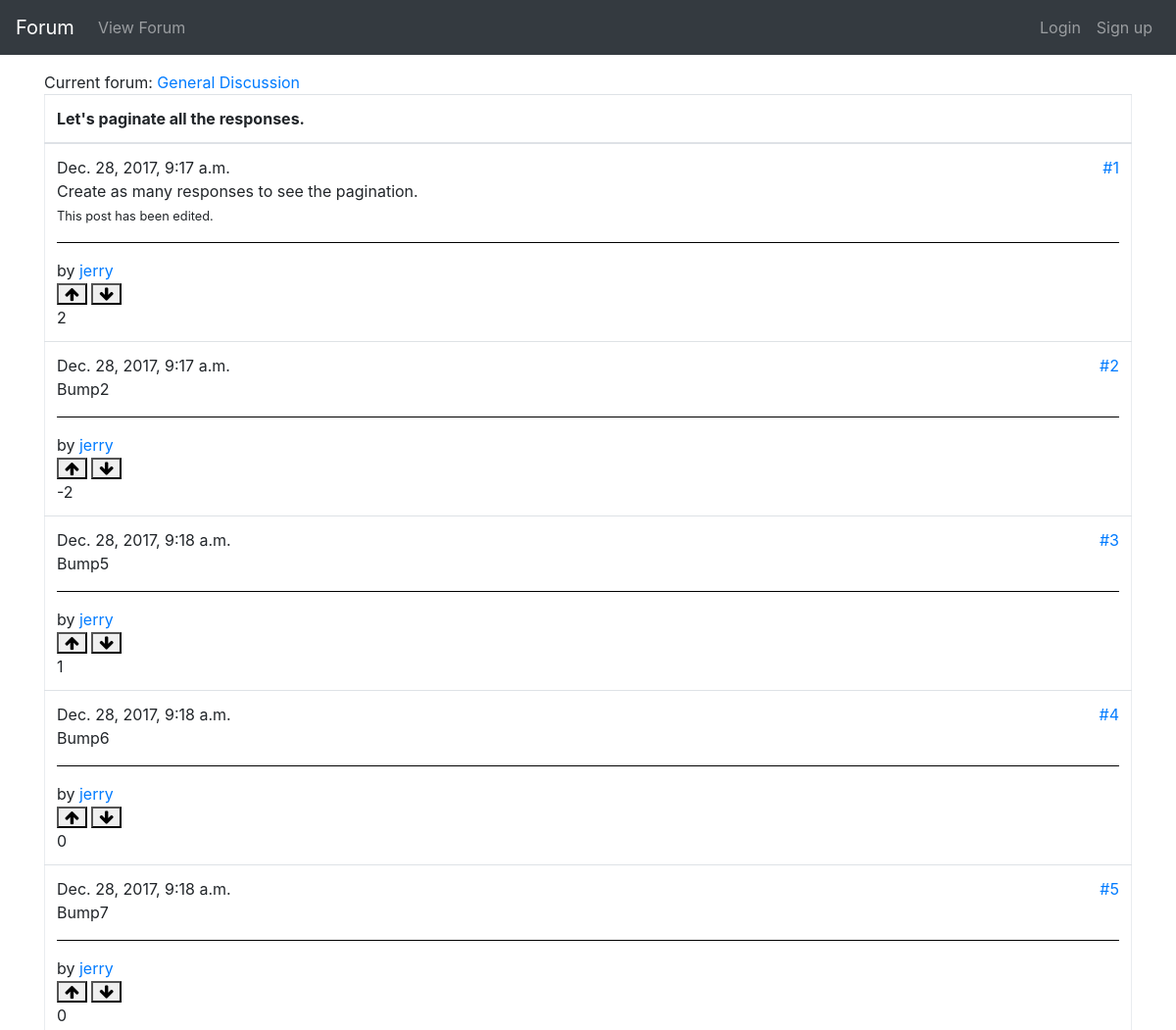
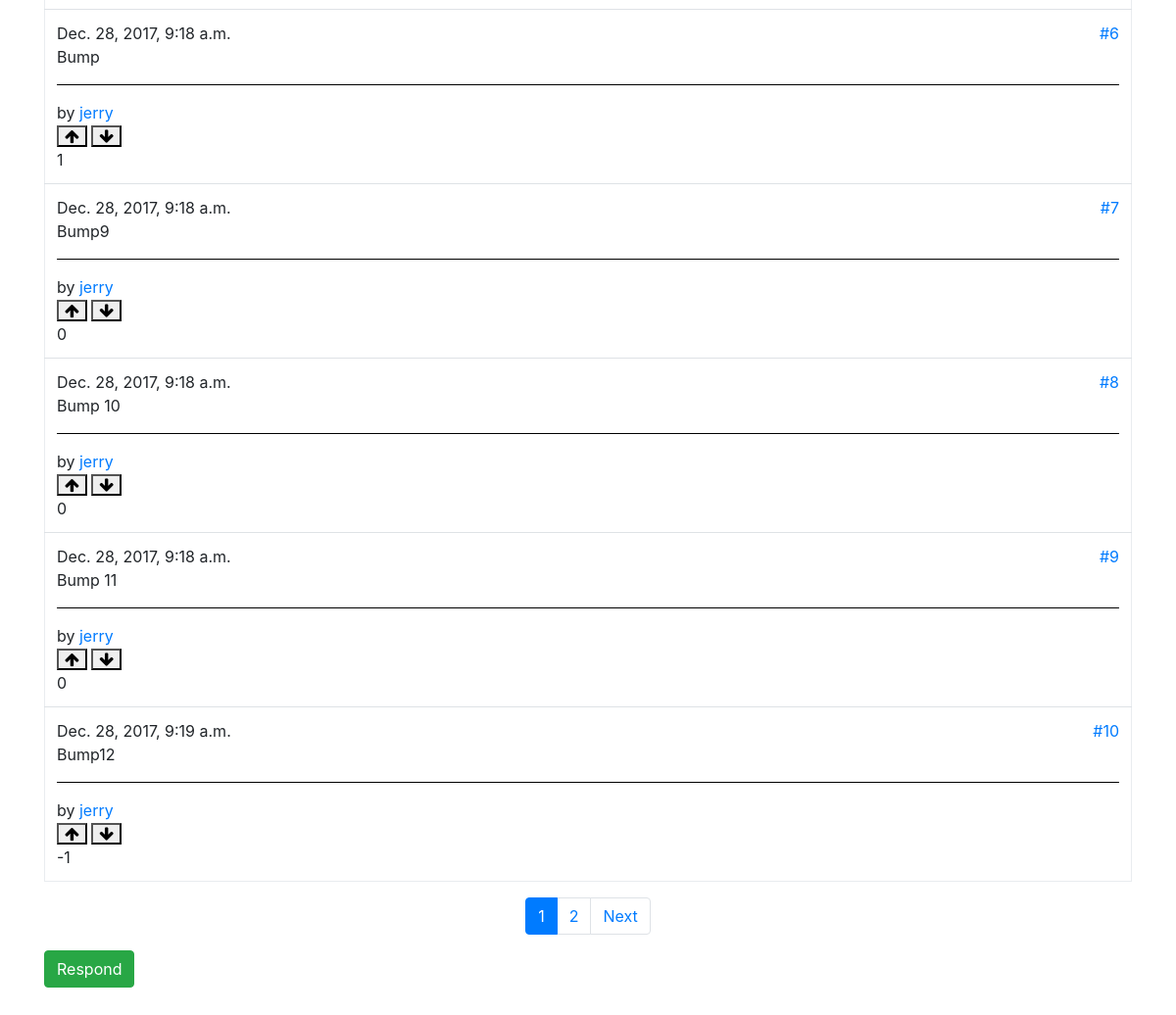
/forumapp/forum/4/thread/26, run on the app's committed database (2 pictures, top to bottom).
### forumapp/models.py (models this page shows, shortened)
class Forum(models.Model):
    name = models.CharField(max_length=30, unique=True)
    description = models.TextField(max_length=200)
    section = models.ForeignKey(
        ForumSection,
        null=True,
        on_delete=models.CASCADE
    )

class Thread(models.Model):
    name = models.CharField(max_length=100)
    forum = models.ForeignKey(Forum, null=True, on_delete=models.CASCADE)
    def __str__(self):
        return self.name
    class Meta:
        permissions = [
            ('can_remove_any_thread', 'Can remove ANY thread.'),
        ]

class ThreadResponse(models.Model):
    thread = models.ForeignKey(Thread, null=True, on_delete=models.CASCADE)
    created_datetime = models.DateTimeField(null=True)
    responder = models.ForeignKey(User, null=True, on_delete=models.CASCADE)
    message = models.TextField(max_length=1000)
    edited = models.BooleanField(default=False)
    order_in_thread = models.PositiveIntegerField(default=1)
    class Meta:
        permissions = [
            ('can_remove_any_response', 'Can remove ANY response.')
        ]
    def __str__(self):
        return self.message

### forumapp/views.py (the view)
def thread_view(request, fpk, tpk):
    thread = Thread.objects.get(id=tpk)
    parent_forum = Forum.objects.get(id=fpk)
    response_list = ThreadResponse.objects.filter(
        thread=tpk,
        thread__forum=fpk
    ).order_by(
        'created_datetime'
    )
    can_delete_thread = response_list[0].responder == request.user or \
                        request.user.has_perm("forumapp.can_remove_any_thread")
    response_paginator = Paginator(
        response_list,
        10
    )
    page = request.GET.get('page')
    response_list = response_paginator.get_page(page)
    return render(
        request,
        'forumapp/thread.html',
        context={
            'thread': thread,
            'response_list': response_list,
            'forum': parent_forum,
            'can_delete_thread': can_delete_thread,
        }
    )

### forumapp/templatetags/forumapp_extras.py (called while the page is built)
@register.filter(name='can_remove_response')
def can_remove_response(response, user):
    return user == response.responder or \
           user.has_perm('forumapp.can_remove_any_response')

@register.filter(name='times')
def times(count):
    return ''.join([str(num) for num in range(1, count + 1)])

@register.filter(name='summarize_likes')
def summarize_likes(likes_dislikes):
    likes = likes_dislikes.filter(like=True).count()
    dislikes = likes_dislikes.filter(like=False).count()
    return likes - dislikes

### forumapp/templates/forumapp/thread.html (shortened to what this page needs)
{% extends "forumapp/base.html" %}
{% load forumapp_extras %}
{% block content %}
<div>Current forum: <a href="{% url 'forum' forum.id %}">{{ forum.name }}</a></div>
{% if response_list %}
<table class="table forum-table">
    <thead>
    <tr>
        <th>{{ thread }}</th>
    </tr>
    </thead>
    <tbody>
    {% for response in response_list %}
    <tr>
        <td>
            <div>
                <span>{{ response.created_datetime }}</span>
                <a id="{{ response.order_in_thread }}" href="#{{ response.order_in_thread }}" style="float: right">#{{ response.order_in_thread }}</a>
            </div>
            <div>
                <span>{{ response }}</span>
            </div>
            {% if response.edited %}
            <div>
                <small>This post has been edited.</small>
            </div>
            {% endif %}
            <hr style="background: #000"/>
            by <a href="{% url 'user-view' response.responder.id %}">{{ response.responder }}</a>
            <div>
                <form style="display:inline" action="{% url 'like-dislike-post' response.thread.forum.id response.thread.id response.id 1 %}" method="POST">
                    <button type="submit" class="fa fa-arrow-up"></button>
                </form>
                <form style="display:inline" action="{% url 'like-dislike-post' response.thread.forum.id response.thread.id response.id 0 %}" method="POST">
                    <button type="submit" class="fa fa-arrow-down"></button>
                </form>
            </div>
            <div>
                {{ response.likedislike_set.all|summarize_likes }}
            </div>
        </td>
    </tr>
    {% endfor %}
    </tbody>
</table>
{% else %}
<div>The requested thread is non-existent on this forum.</div>
{% endif %}
<nav aria-label="...">
    <ul class="pagination justify-content-center">
        {% for i in response_list.paginator.num_pages|times %}
        {% if response_list.number|stringformat:"i" == i %}
        <li class="page-item active">
            <span class="page-link">{{ i }}</span>
        </li>
        {% else %}
        <li class="page-item"><a class="page-link" href="?page={{ i }}">{{ i }}</a></li>
        {% endif %}
        {% endfor %}
        {% if response_list.has_next %}
        <li class="page-item"><a class="page-link" href="?page={{ response_list.next_page_number }}">Next</a></li>
        {% endif %}
    </ul>
</nav>
<a href="{% url 'respond-thread' thread.forum.id thread.id %}"
   class="btn btn-success" role="button">Respond</a>
{% endblock %}

### forumapp/static/forumapp/css/style.css (style rules this page uses)
.forum-table { table-layout: fixed; border-collapse: collapse; border: 1px solid #e9ecef; }
nav { margin-bottom: 1rem; }
body { padding-bottom: 2rem; }

### data on the page
Forum: name "General Discussion"
Thread: name "Let's paginate all the responses."
ThreadResponse: created_datetime "Dec. 28, 2017, 9:17 a.m.", order_in_thread "1", message "Create as many responses to see the pagination.", edited "This post has been edited.", responder "jerry", likedislike_set.all|summarize_likes "2"
ThreadResponse: created_datetime "Dec. 28, 2017, 9:17 a.m.", order_in_thread "2", message "Bump2", responder "jerry", likedislike_set.all|summarize_likes "-2"
ThreadResponse: created_datetime "Dec. 28, 2017, 9:18 a.m.", order_in_thread "3", message "Bump5", responder "jerry", likedislike_set.all|summarize_likes "1"
ThreadResponse: created_datetime "Dec. 28, 2017, 9:18 a.m.", order_in_thread "4", message "Bump6", responder "jerry", likedislike_set.all|summarize_likes "0"
ThreadResponse: created_datetime "Dec. 28, 2017, 9:18 a.m.", order_in_thread "5", message "Bump7", responder "jerry", likedislike_set.all|summarize_likes "0"
ThreadResponse: created_datetime "Dec. 28, 2017, 9:18 a.m.", order_in_thread "6", message "Bump", responder "jerry", likedislike_set.all|summarize_likes "1"
ThreadResponse: created_datetime "Dec. 28, 2017, 9:18 a.m.", order_in_thread "7", message "Bump9", responder "jerry", likedislike_set.all|summarize_likes "0"
ThreadResponse: created_datetime "Dec. 28, 2017, 9:18 a.m.", order_in_thread "8", message "Bump 10", responder "jerry", likedislike_set.all|summarize_likes "0"
ThreadResponse: created_datetime "Dec. 28, 2017, 9:18 a.m.", order_in_thread "9", message "Bump 11", responder "jerry", likedislike_set.all|summarize_likes "0"
ThreadResponse: created_datetime "Dec. 28, 2017, 9:19 a.m.", order_in_thread "10", message "Bump12", responder "jerry", likedislike_set.all|summarize_likes "-1"

### other printed values
{{ i }} "1"
{{ i }} "2"
